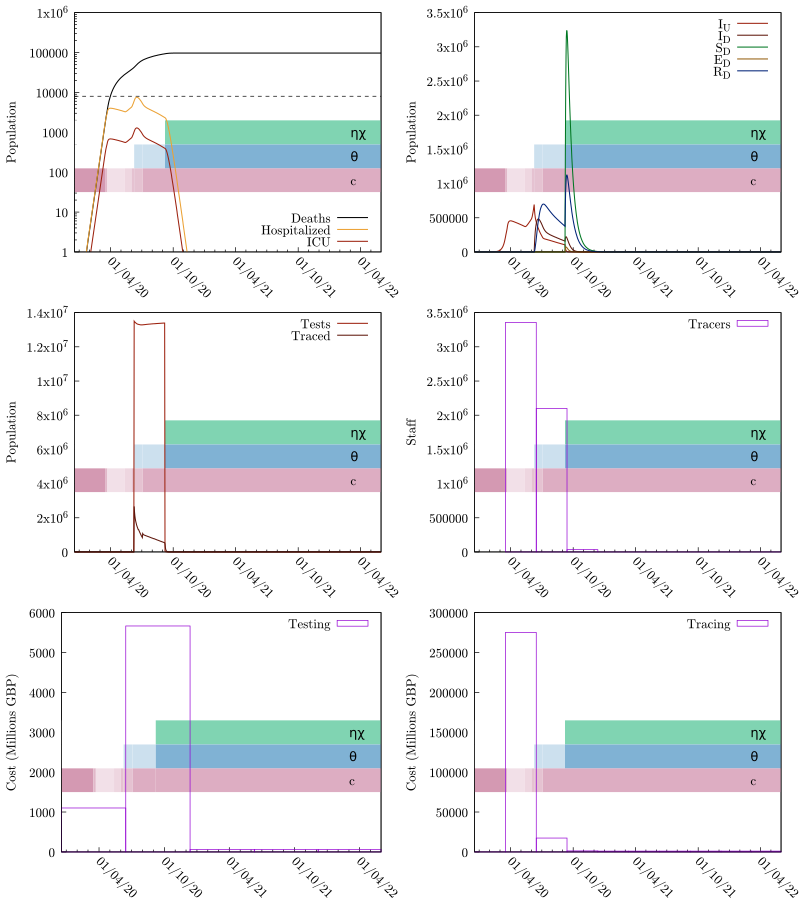

Reproduce this figure in gnuplot.
set terminal pdfcairo color enhanced dashed font "cmr10,14" size 8,9
seed="ptti-scenario-19"
set output sprintf("%s.pdf", seed)
set multiplot layout 3,2
odefile=sprintf("%s-out-0.tsv", seed)
ttfile=sprintf("%s-out-0-testtrace.tsv", seed)
trfile=sprintf("%s-out-0-trcosts.tsv", seed)
tefile=sprintf("%s-out-0-tecosts.tsv", seed)
etimesfile=sprintf("%s-events.gp", seed)

set tics nomirror
set ylabel 'Population'

set yrange [0:]

set style fill transparent solid 0.25 noborder

# Colors
color_SU = '#00aa55'
color_SD = '#007722'

color_EU = '#eba134'
color_ED = '#945e0f'

color_IU = '#9c210e'
color_ID = '#5e160b'

color_RU = '#0055aa'
color_RD = '#002277'

# These are from the economic model inputs
Hospitalized_Pct_Deaths=0.44
ICU_Fatality=0.59
ICU_Pct=0.17
IFR=0.008
Non_ICU_Fatality=0.36

HF = IFR*Hospitalized_Pct_Deaths/(ICU_Pct*ICU_Fatality+(1-ICU_Pct)*Non_ICU_Fatality)
ICUF = HF*ICU_Pct

set key bottom right
set xdata time
set timefmt "%Y-%m-%d %H:%M:%S"
set format x "%d/%m/%y"

load etimesfile

set xtics rotate by -45 3600*24*30*6

set yrange [1:1e6]
set log y

set arrow from graph 0, first 8000 to graph 1, first 8000 nohead lc 0 dt '--'
plot odefile u 1:(($9+$10)*IFR) w l lw 1.5 lc 0 ti "Deaths", "" u 1:(($7+$8)*HF) w l lw 1.5 lc rgb color_EU ti "Hospitalized", "" u 1:(($7+$8)*ICUF) w l lw 1.5 lc rgb color_IU ti "ICU"

unset log y
unset arrow

set autoscale y
set yrange [0:]
set key top right

# set y2tics 0.5
# set y2range [0:4]

plot odefile u 1:7 w l lw 1.5 lc rgb color_IU ti "I_U", odefile u 1:8 w l lw 1.5 lc rgb color_ID ti "I_D", \
     odefile u 1:4 w l lw 1.5 lc rgb color_SD ti "S_D", odefile u 1:6 w l lw 1.5 lc rgb color_ED ti "E_D", \
     odefile u 1:10 w l lw 1.5 lc rgb color_RD ti "R_D"#, odefile u 1:13 w l axis x1y2 lc 0 ti "R"


plot ttfile u 1:3 w l lw 1.5 lc rgb color_IU ti "Tests", ttfile u 1:4 w l lw 1.5 lc rgb color_ID ti "Traced"

unset log y
unset yrange
set autoscale y
set style fill empty

set ylabel "Staff"
plot trfile u 1:5 w boxes ti "Tracers"

set ylabel "Cost (Millions GBP)"
plot tefile u 1:($5/1000000) w boxes ti "Testing"
plot trfile u 1:($6/1000000) w boxes ti "Tracing"

unset multiplot
set output
